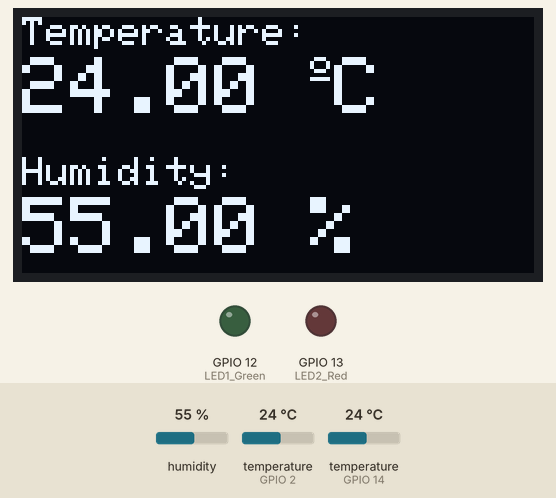
Bench run of a sketch on a simulated ESP8266 (NodeMCU). Parts: 128×64 one-colour display, output pins drawn as LEDs (lit = HIGH). The test bench sets the inputs (shaded band); at power-on: humidity 55 %, temperature (sensors on GPIO 14, GPIO 2) 24 °C. WiFi joins after 1.5 s; servers stay silent unless stated; what the sketch prints to the serial monitor is not drawn.

Above: at 10.2 s.
10.3 s: humidity set to 22 %
At 21.6 s:
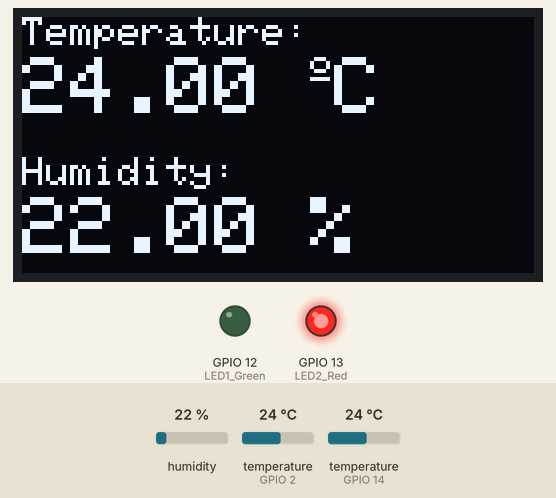
21.9 s: temperature (sensor on GPIO 14) set to 12 °C
At 32.1 s:
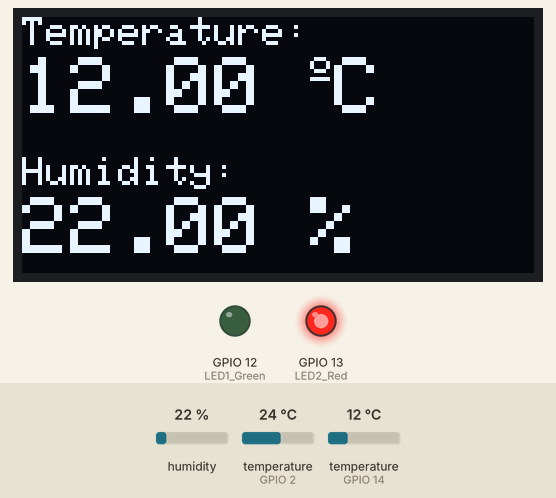
32.7 s: humidity set to 40 %
At 43.3 s:
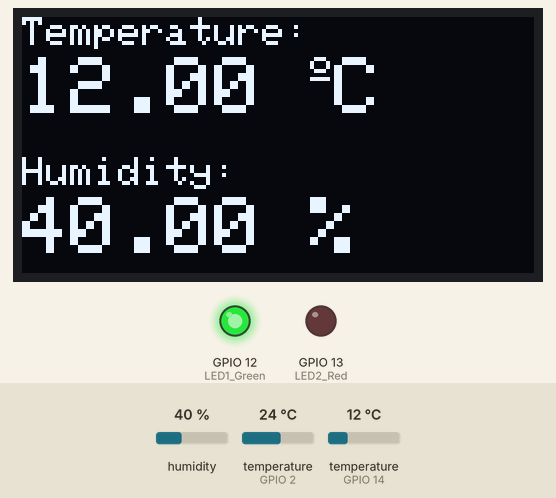
43.6 s: temperature (sensor on GPIO 14) set to 19 °C
At 53.8 s:
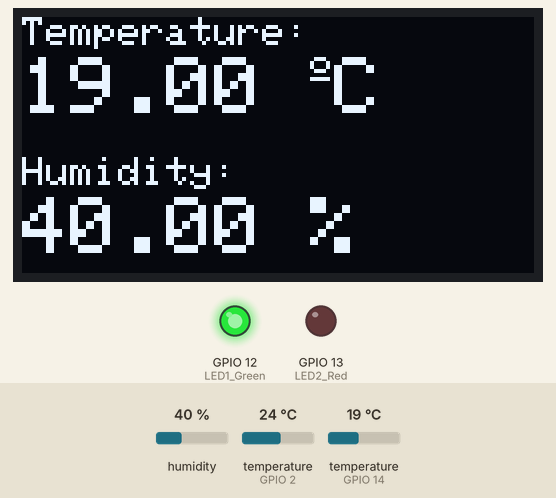
Timing chart, 0 to 55.3 s (numbered marks = the images above; inputs shaded):
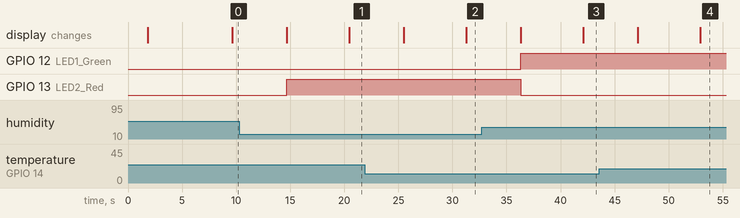

The sketch:

NodeMCU-Blynk-DS18B20-DHT22-Leds-OledScreen.ino
```cpp
/* ESP & Blynk */
#include <ESP8266WiFi.h>
#include <BlynkSimpleEsp8266.h>
#define BLYNK_PRINT Serial    // Comment this out to disable prints and save space
char auth[] = "yourblynkauthcodehere";

/* WiFi credentials */
char ssid[] = "yourwifissid";
char pass[] = "yourwifipass";

/* TIMER */
#include <SimpleTimer.h>
SimpleTimer timer;

/* DS18B20 Temperature Sensor */
#include <OneWire.h>
#include<DallasTemperature.h>
#define ONE_WIRE_BUS 2 // DS18B20 on arduino pin2 corresponds to D4 on physical board
OneWire oneWire(ONE_WIRE_BUS);
DallasTemperature DS18B20(&oneWire);
float tempfridge;

//Libraries
#include <Wire.h>
#include <Adafruit_GFX.h>
#include <Adafruit_SSD1306.h>
#include <Adafruit_Sensor.h>
#include "DHT.h"

//Define Screen dimensions
#define SCREEN_WIDTH 128 // OLED display width, in pixels
#define SCREEN_HEIGHT 64 // OLED display height, in pixels

// Declaration for an SSD1306 display connected to I2C (SDA, SCL pins)
Adafruit_SSD1306 display(SCREEN_WIDTH, SCREEN_HEIGHT, &Wire, -1);

//Define Sensor Pins and Type
#define DHTPIN 14     // what pin we're connected to
//Choose Sensor Type
#define DHTTYPE DHT22   // DHT 22  (AM2302)
//#define DHTTYPE DHT11   // DHT 11
//#define DHTTYPE DHT21   // DHT 21 (AM2301)

DHT dht(DHTPIN, DHTTYPE); //// Initialize DHT sensor for normal 16mhz Arduino

//Variables
int chk;
float hum;  //Stores humidity value
float temp; //Stores temperature value
const int HigherTemp = 22; //The higher room temperature we want to trigger the red light

//Define LED pins
const int LED1_Green = 12;
const int LED2_Red = 13;

void setup() {
  Serial.begin(115200);
  Blynk.begin(auth, ssid, pass);
  DS18B20.begin();
  timer.setInterval(1000L, getSendData);
  pinMode(LED1_Green, OUTPUT);
  pinMode(LED2_Red, OUTPUT);
  dht.begin();

  if (!display.begin(SSD1306_SWITCHCAPVCC, 0x3C))
  {
    Serial.println(F("SSD1306 allocation failed"));
    for (;;);
  }
  delay(2000);
  display.clearDisplay();
  display.setTextColor(WHITE);
}

void loop() {
  timer.run(); // Initiates SimpleTimer
  Blynk.run();

  //Read data and store it to variables hum and temp
  hum = dht.readHumidity();
  temp = dht.readTemperature();
  //Print temp and humidity values to serial monitor
  Serial.print("Humidity: ");
  Serial.print(hum);
  Serial.print(" %, Temp: ");
  Serial.print(temp);
  Serial.println(" Celsius");
  Serial.print(" , Fridge Temp: ");
  Serial.print(tempfridge);
  Serial.println(" Celsius");
  delay(5000); //Delay 5 sec.

  // clear display
  display.clearDisplay();

  // display temperature
  display.setTextSize(1);
  display.setCursor(0, 0);
  display.print("Temperature: ");
  display.setTextSize(2);
  display.setCursor(0, 10);
  display.print(temp);
  display.print(" ");
  display.setTextSize(1);
  display.cp437(true);
  display.write(167);
  display.setTextSize(2);
  display.print("C");

  // display humidity
  display.setTextSize(1);
  display.setCursor(0, 35);
  display.print("Humidity: ");
  display.setTextSize(2);
  display.setCursor(0, 45);
  display.print(hum);
  display.print(" %");

  display.display();

  delay(5000); //Delay 5 sec.
  // clear display
  display.clearDisplay();
  // display Fridge temperature
  display.setTextSize(1);
  display.setCursor(0, 0);
  display.print("Fridge Temperature: ");
  display.setTextSize(2);
  display.setCursor(0, 10);
  display.print(tempfridge);
  display.print(" ");
  display.setTextSize(1);
  display.cp437(true);
  display.write(167);
  display.setTextSize(2);
  display.print("C");

  display.display();

  //Check if Temperature is higher than HigherTemp
  if (temp > HigherTemp) //Check if Temperature is higher than HigherTemp
  {
    digitalWrite(LED1_Green, LOW);
    digitalWrite(LED2_Red, HIGH);
  }
  else
  {
    digitalWrite(LED1_Green, HIGH);
    digitalWrite(LED2_Red, LOW);
  }

}

void getSendData()
{
  DS18B20.requestTemperatures();
  tempfridge = DS18B20.getTempCByIndex(0);
  Blynk.virtualWrite(1, temp); //virtual pin V1
  Blynk.virtualWrite(2, hum); //virtual pin V2
  Blynk.virtualWrite(3, tempfridge); //virtual pin V3
}
```

Measured:
- after the input at 10.3 s, the display: first differs from a run without the input after 10.2 s (image 1)
- after the input at 21.9 s, the display: first differs from a run without the input after 9.4 s (image 2)
- after the input at 32.7 s, the display: first differs from a run without the input after 9.4 s (image 3)
- after the input at 43.6 s, the display: first differs from a run without the input after 9.3 s (image 4)
